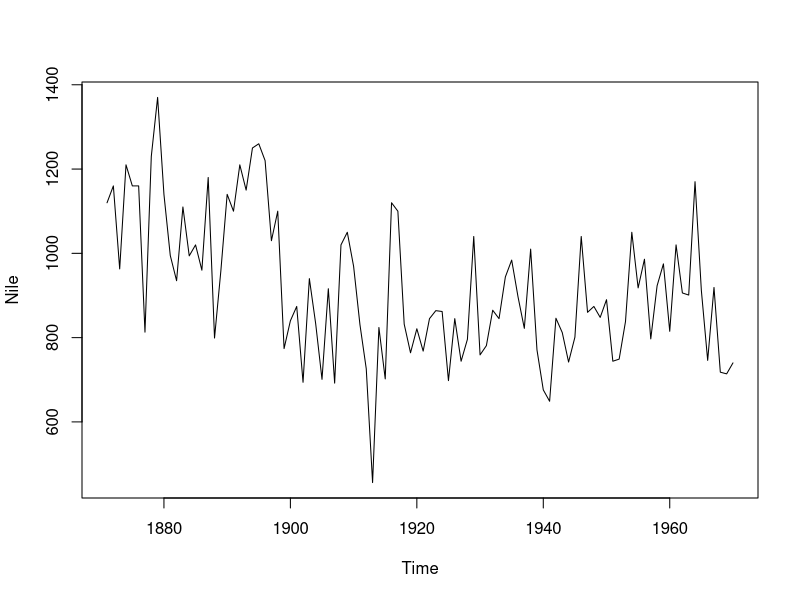
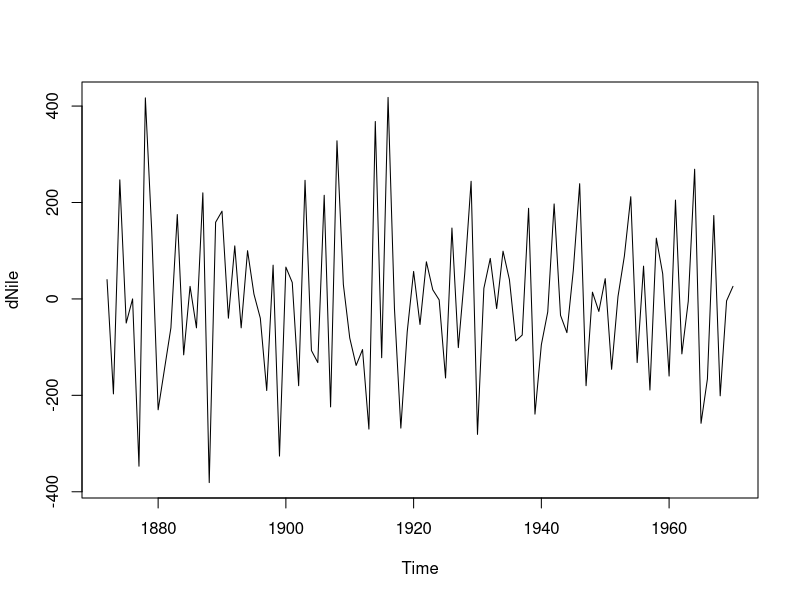
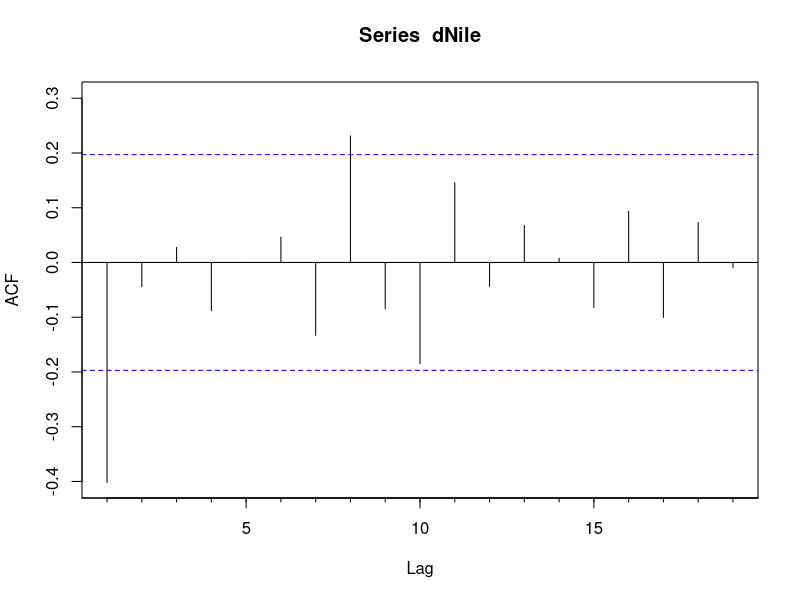
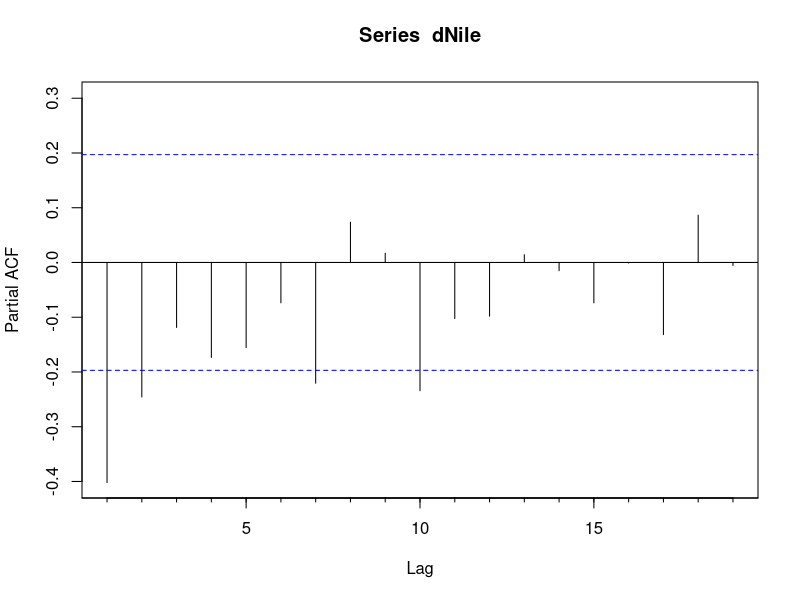
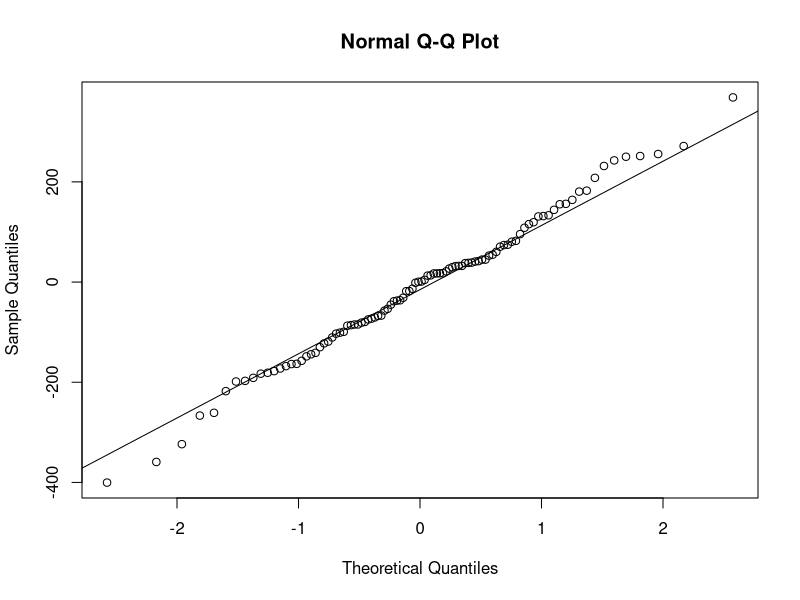
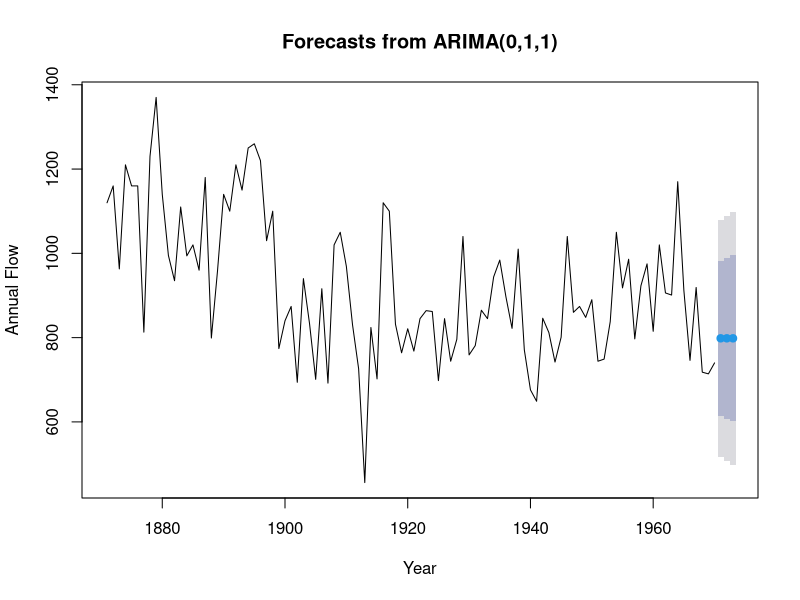

R code for these plots, in order:
## ---- chunk 1
knitr::opts_chunk$set(echo = TRUE)
## ---- chunk 2
library(forecast)
library(tseries)
plot(Nile)
ndiffs(Nile)
dNile <- diff(Nile)
plot(dNile)
adf.test(dNile)
## ---- chunk 3
Acf(dNile)
Pacf(dNile)
## ---- chunk 4
library(forecast)
fit <- arima(Nile , order = c(0 , 1 , 1))
fit
accuracy(fit)
## ---- chunk 5
qqnorm(fit$residuals)
qqline(fit$residuals)
Box.test(fit$residuals , type = "Ljung-Box")
## ---- chunk 6
result <- forecast(fit , 3)
plot(result , xlab = "Year" , ylab = "Annual Flow")
## ---- chunk 7
library(forecast)
fit <- auto.arima(sunspots)
fit
forecast(fit , 3)
accuracy(fit)
